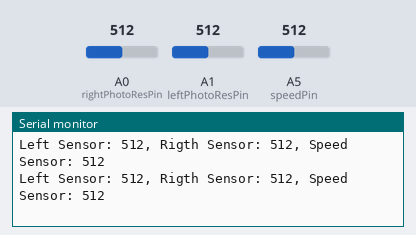
A sketch run on a simulated Arduino Uno, built with avr-gcc and run on an emulated ATmega328P. Parts: the last lines printed to the serial monitor. The inputs (shaded band) are chosen by the test bench; at power-on: A0 (rightPhotoResPin) = 512, A1 (leftPhotoResPin) = 512, A5 (speedPin) = 512.

Above: at 2.7 s.
2.8 s: A0 (rightPhotoResPin) set to 716
At 3.4 s:
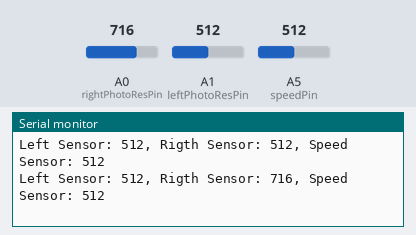
4.3 s: A1 (leftPhotoResPin) set to 716
At 4.9 s:
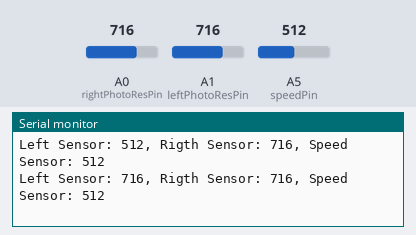
5.8 s: A5 (speedPin) set to 716
At 6.4 s:
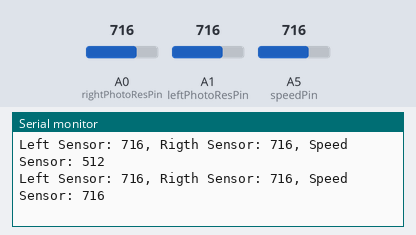
7.3 s: A0 (rightPhotoResPin) set to 900
At 7.9 s:
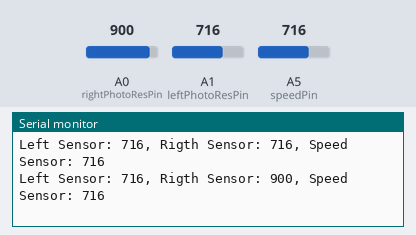
8.8 s: A1 (leftPhotoResPin) set to 900
At 9.4 s:
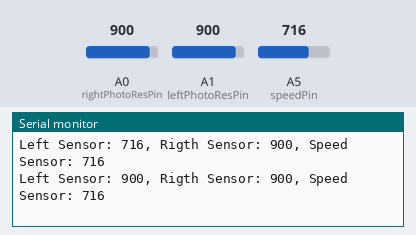
10.3 s: A5 (speedPin) set to 900
At 10.9 s:
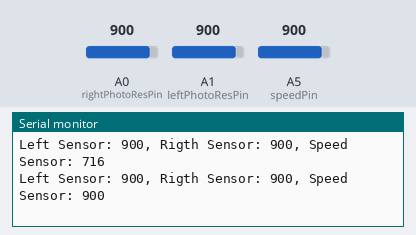
Timing chart, 0 to 12.8 s (numbered marks = the images above; inputs shaded):
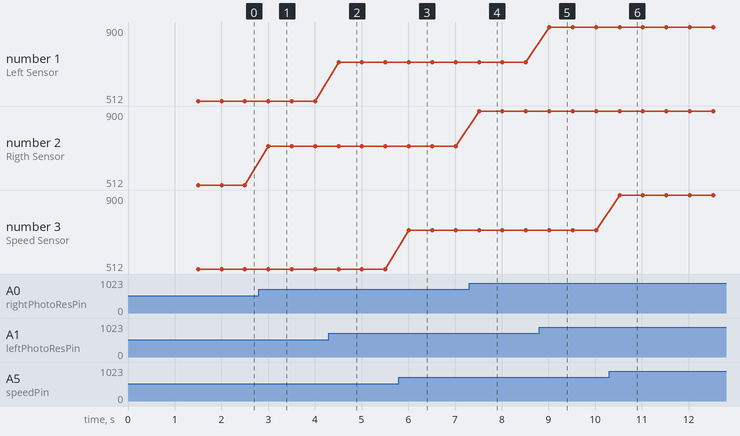

The sketch:

SensorsForMotors.ino
```cpp
int leftPhotoResPin = A1;
int rightPhotoResPin = A0;
int speedPin = A5;

int leftSensor;      //voltage at left most sensor
int rightSensor;    //voltage at right most sensor
int speedSensor;    //voltage for speed sensor

void setup() {
  // put your setup code here, to run once:
  pinMode(leftPhotoResPin, INPUT);
  pinMode(rightPhotoResPin, INPUT);
  pinMode(speedPin, INPUT);
  Serial.begin(9600);
  delay(1500);    //1.5 second delay for motor startup
}

void loop() {
  // put your main code here, to run repeatedly:
  leftSensor = analogRead( leftPhotoResPin );
  rightSensor = analogRead( rightPhotoResPin );
  speedSensor = analogRead( speedPin );

  Serial.print("Left Sensor: ");
  Serial.print(leftSensor);
  Serial.print(", Rigth Sensor: ");
  Serial.print(rightSensor);
  Serial.print(", Speed Sensor: ");
  Serial.print(speedSensor);
  Serial.println();
  delay(500);

}
```

Measured:
- after the input at 2.8 s, the serial monitor: prints a new line after 0.20 s (image 1)
- after the input at 4.3 s, the serial monitor: prints a new line after 0.21 s (image 2)
- after the input at 5.8 s, the serial monitor: prints a new line after 0.21 s (image 3)
- after the input at 7.3 s, the serial monitor: prints a new line after 0.21 s (image 4)
- after the input at 8.8 s, the serial monitor: prints a new line after 0.22 s (image 5)
- after the input at 10.3 s, the serial monitor: prints a new line after 0.22 s (image 6)
- plotted number 2: 512 → 716 after the input at 2.8 s, 716 → 900 after the input at 7.3 s
